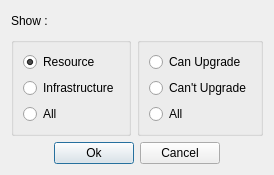
<?xml version="1.0" encoding="UTF-8"?>
<ui version="4.0">
 <class>DialogShows</class>
 <widget class="QDialog" name="DialogShows">
  <property name="geometry">
   <rect>
    <x>0</x>
    <y>0</y>
    <width>232</width>
    <height>149</height>
   </rect>
  </property>
  <property name="maximumSize">
   <size>
    <width>232</width>
    <height>194</height>
   </size>
  </property>
  <property name="windowTitle">
   <string>Dialog</string>
  </property>
  <layout class="QVBoxLayout" name="verticalLayout_3">
   <item>
    <layout class="QHBoxLayout" name="horizontalLayout_3">
     <item>
      <widget class="QLabel" name="Show">
       <property name="text">
        <string>Show :</string>
       </property>
      </widget>
     </item>
     <item>
      <spacer name="horizontalSpacer_3">
       <property name="orientation">
        <enum>Qt::Horizontal</enum>
       </property>
       <property name="sizeHint" stdset="0">
        <size>
         <width>40</width>
         <height>20</height>
        </size>
       </property>
      </spacer>
     </item>
    </layout>
   </item>
   <item>
    <layout class="QHBoxLayout" name="horizontalLayout_2">
     <item>
      <widget class="QGroupBox" name="groupBox1">
       <property name="title">
        <string/>
       </property>
       <layout class="QVBoxLayout" name="verticalLayout">
        <item>
         <widget class="QRadioButton" name="radioResource">
          <property name="text">
           <string>Resource</string>
          </property>
          <property name="checked">
           <bool>true</bool>
          </property>
         </widget>
        </item>
        <item>
         <widget class="QRadioButton" name="radioInfrastructure">
          <property name="text">
           <string>Infrastructure</string>
          </property>
         </widget>
        </item>
        <item>
         <widget class="QRadioButton" name="radioAll1">
          <property name="text">
           <string>All</string>
          </property>
         </widget>
        </item>
       </layout>
      </widget>
     </item>
     <item>
      <widget class="QGroupBox" name="groupBox2">
       <property name="title">
        <string/>
       </property>
       <layout class="QVBoxLayout" name="verticalLayout_2">
        <item>
         <widget class="QRadioButton" name="radioCanUpgrade">
          <property name="text">
           <string>Can Upgrade</string>
          </property>
         </widget>
        </item>
        <item>
         <widget class="QRadioButton" name="radioCantUpgrade">
          <property name="text">
           <string>Can't Upgrade</string>
          </property>
         </widget>
        </item>
        <item>
         <widget class="QRadioButton" name="radioAll2">
          <property name="text">
           <string>All</string>
          </property>
         </widget>
        </item>
       </layout>
      </widget>
     </item>
    </layout>
   </item>
   <item>
    <layout class="QHBoxLayout" name="horizontalLayout">
     <item>
      <spacer name="horizontalSpacer">
       <property name="orientation">
        <enum>Qt::Horizontal</enum>
       </property>
       <property name="sizeHint" stdset="0">
        <size>
         <width>40</width>
         <height>20</height>
        </size>
       </property>
      </spacer>
     </item>
     <item>
      <widget class="QPushButton" name="Ok">
       <property name="text">
        <string>Ok</string>
       </property>
      </widget>
     </item>
     <item>
      <widget class="QPushButton" name="Cancel">
       <property name="text">
        <string>Cancel</string>
       </property>
      </widget>
     </item>
     <item>
      <spacer name="horizontalSpacer_2">
       <property name="orientation">
        <enum>Qt::Horizontal</enum>
       </property>
       <property name="sizeHint" stdset="0">
        <size>
         <width>40</width>
         <height>20</height>
        </size>
       </property>
      </spacer>
     </item>
    </layout>
   </item>
  </layout>
 </widget>
 <resources/>
 <connections/>
</ui>
